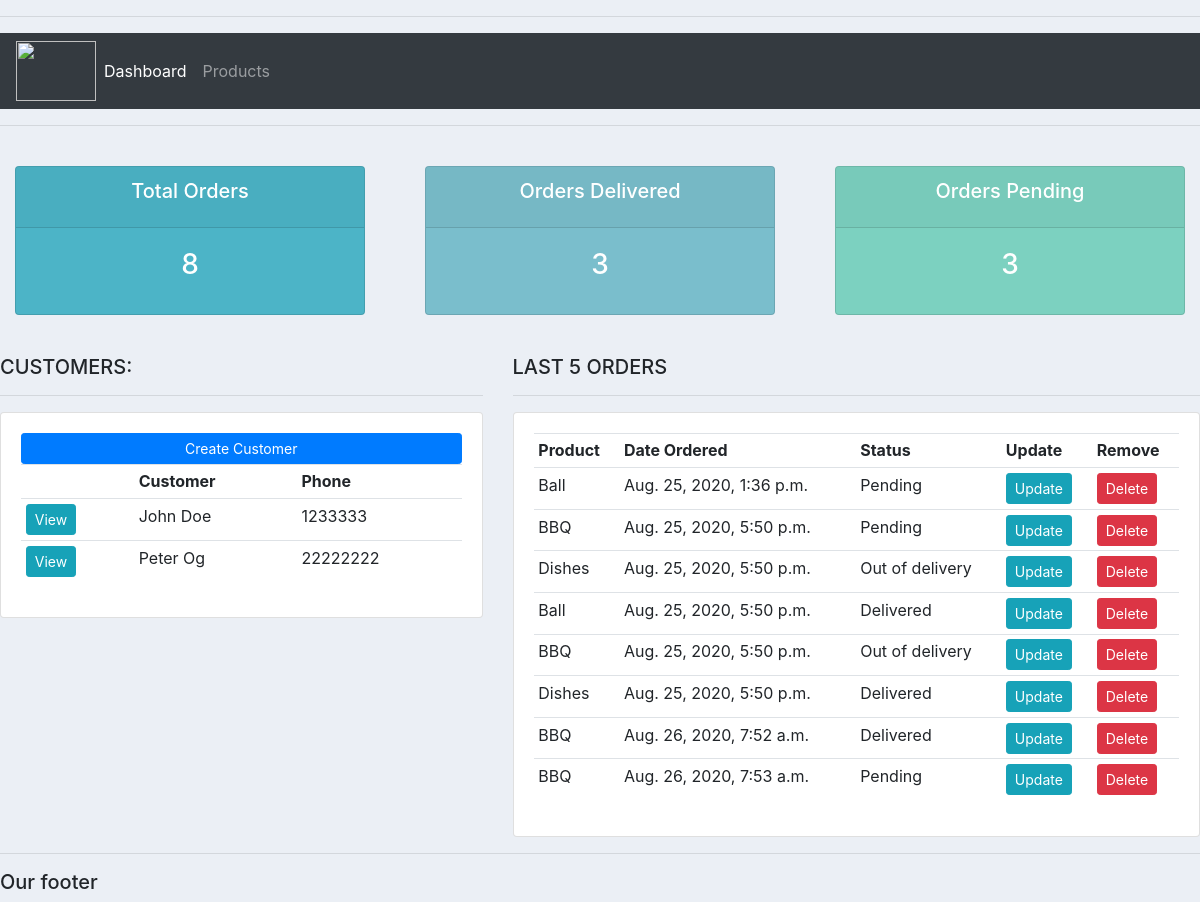
Before: / with the older database file.
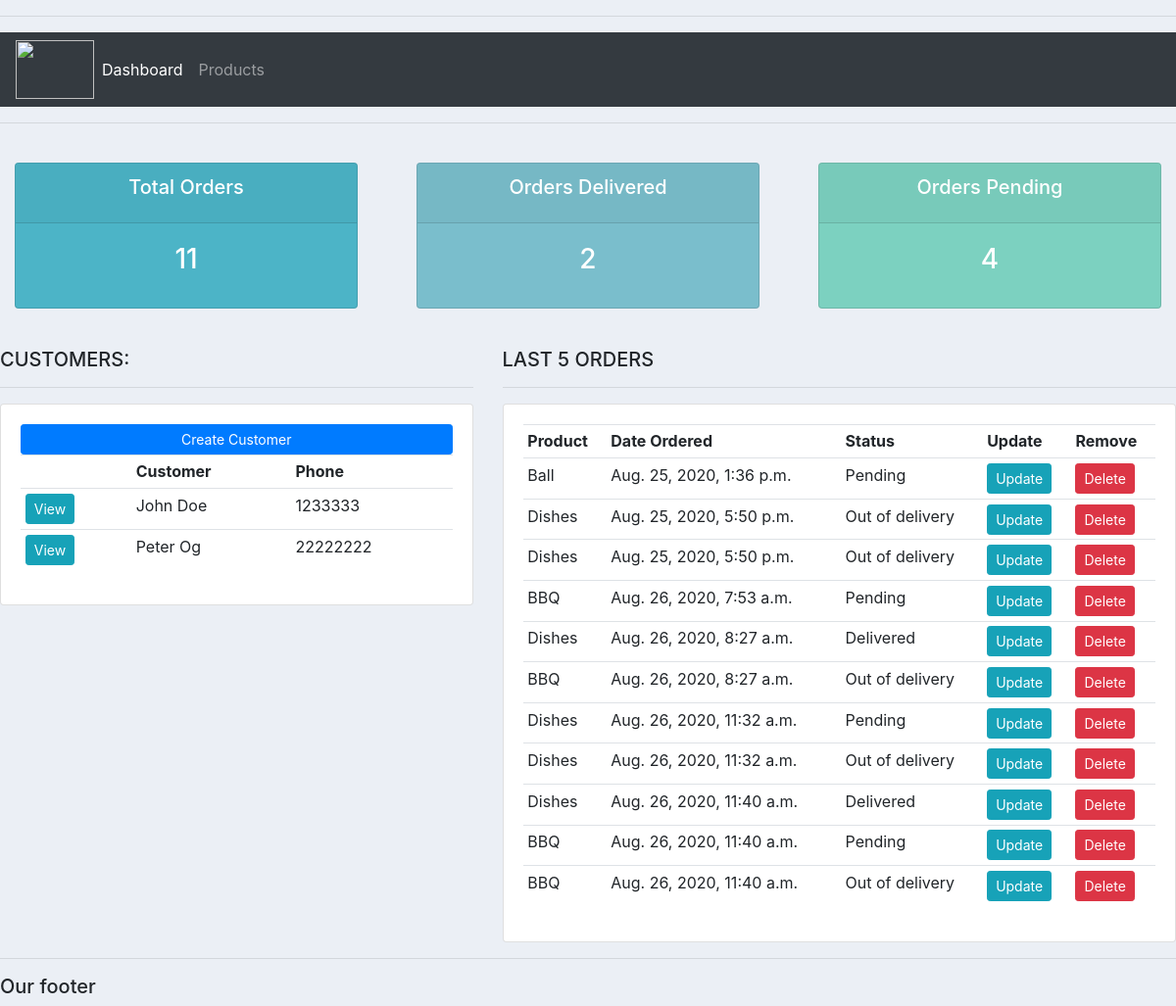
After: the same page with the newer database file.
### accounts/models.py (models this page shows, shortened)
class Customer(models.Model):
    name = models.CharField(max_length = 200, null = True)
    phone = models.CharField(max_length = 200, null = True)
    email = models.CharField(max_length = 200, null = True)
    date_created = models.DateTimeField(auto_now_add = True)

class Order(models.Model):
    STATUS = (
            ('Pending', 'Pending'),
            ('Out of delivery', 'Out of delivery'),
            ('Delivered', 'Delivered')
            )
    customer = models.ForeignKey(Customer, null = True, on_delete = models.SET_NULL) #on_delete is false, which means the
    product = models.ForeignKey(Product, null = True, on_delete = models.SET_NULL)
    status = models.CharField(max_length = 200, null = True, choices = STATUS)
    date_created = models.DateTimeField(auto_now_add = True, null = True)
    note = models.CharField(max_length = 1000, null = True)

class Product(models.Model):
    CATEGORY = (
            ('Indoor', 'Indoor'),
            ('Out Door', 'Out Door'),
            )
    name = models.CharField(max_length = 200, null = True)
    price = models.FloatField(null = True)
    category = models.CharField(max_length = 200, null = True, choices = CATEGORY)
    description = models.CharField(max_length = 200, null = True, blank = True)
    date_created = models.DateTimeField(auto_now_add = True, null = True)
    tags = models.ManyToManyField(Tag)
    def __str__(self):
        return self.name

### accounts/views.py (the view)
# urls.py: path('', views.home, name = 'home'),
def home(request):
    orders = Order.objects.all()  # django shell function (API)???
    customers = Customer.objects.all()
    total_customers = customers.count()
    total_orders = orders.count()
    delivered = orders.filter(status = 'Delivered').count()
    pending = orders.filter(status = 'Pending').count()  # this status is the database columns
    context = {'orders': orders, 'customers': customers, 'total_customers': total_customers, 'total_orders':
        total_orders, 'delivered': delivered, 'pending': pending}
    return render(request, 'accounts/dashboard.html', context)

### templates/accounts/dashboard.html
{% extends 'accounts/main.html' %}
{% block content %}
    {% include 'accounts/status.html' %}
    <br>
    <div class="row">
        <div class="col-md-5">
            <h5>CUSTOMERS:</h5>
            <hr>
            <div class="card card-body">
                <a class="btn btn-primary  btn-sm btn-block" href="">Create Customer</a>
                <table class="table table-sm">
                    <tr>
                        <th></th>
                        <th>Customer</th>
                        <th>Phone</th>
                    </tr>
                    {% for customer in customers %}
                        <tr>
                            <td><a href="{% url 'customer' customer.id %}" class="btn btn-sm btn-info">View</a></td>
                            <td>{{ customer.name }}</td>
                            <td>{{ customer.phone }}</td>
                        </tr>
                    {% endfor %}
                </table>
            </div>
        </div>
        <div class="col-md-7">
            <h5>LAST 5 ORDERS</h5>
            <hr>
            <div class="card card-body">
                <table class="table table-sm">
                    <tr>
                        <th>Product</th>
                        <th>Date Ordered</th>
                        <th>Status</th>
                        <th>Update</th>
                        <th>Remove</th>
                    </tr>
                    {% for order in orders %}
                        <tr>
                        <td>{{ order.product }}</td>
                        <td>{{ order.date_created }}</td>
                        <td>{{ order.status }}</td>
                        <td><a class="btn btn-sm btn-info" href="{% url 'update_order' order.id %}">Update</a></td>
                        <td><a class="btn btn-sm btn-danger" href="{% url 'delete_order' order.id %}">Delete</a></td>
                        </tr>
                    {% endfor %}
                </table>
            </div>
        </div>
    </div>
{% endblock %}

### templates/accounts/main.html (shortened to what this page needs)
{% load static %}
<!DOCTYPE html>
<html lang="en">
<head>
    <link rel="stylesheet" href="https://maxcdn.bootstrapcdn.com/bootstrap/4.0.0/css/bootstrap.min.css"
>
    <link rel="stylesheet" href="{% static '/css/main.css' %}">
</head>
<body>
<hr>
{% include 'accounts/navbar.html' %}
<hr>
{% block content %}{% endblock %}
<hr>
<h5>Our footer</h5>
</body>
</html>

### templates/accounts/navbar.html (shortened to what this page needs)
{% load static %}
<nav class="navbar navbar-expand-lg navbar-dark bg-dark">
    <img src="{% static 'images/logo.png' %}" alt="" height="60" width="80">
    <div class="collapse navbar-collapse" id="navbarNav">
        <ul class="navbar-nav">
            <li class="nav-item active">
                <a class="nav-link" href="{% url 'home' %}">Dashboard</a>
            </li>
            <li class="nav-item">
                <a class="nav-link" href="{% url 'products'%}">Products</a>
            </li>
        </ul>
    </div>
</nav>

### templates/accounts/status.html
<br>
<div class="row">
    <div class="col">
        <div class="col-md">
            <div class="card text-center text-white  mb-3" id="total-orders">
                <div class="card-header">
                    <h5 class="card-title">Total Orders</h5>
                </div>
                <div class="card-body">
                    <h3 class="card-title">{{ total_orders }}</h3>
                </div>
            </div>
        </div>
    </div>
    <div class="col">
        <div class="col-md">
            <div class="card text-center text-white  mb-3" id="orders-delivered">
                <div class="card-header">
                    <h5 class="card-title">Orders Delivered</h5>
                </div>
                <div class="card-body">
                    <h3 class="card-title">{{ delivered }}</h3>
                </div>
            </div>
        </div>
    </div>
    <div class="col">
        <div class="col-md">
            <div class="card text-center text-white  mb-3" id="orders-pending">
                <div class="card-header">
                    <h5 class="card-title">Orders Pending</h5>
                </div>
                <div class="card-body">
                    <h3 class="card-title">{{ pending }}</h3>
                </div>
            </div>
        </div>
    </div>
</div>

### static/css/main.css (style rules this page uses)
body { background-color: #ebeff5; }
#total-orders { background-color: #4cb4c7; }
#orders-delivered { background-color: #7abecc; }
#orders-pending { background-color: #7CD1C0; }

Changed rows visible on the page:
removed Order: product "BBQ", date_created "Aug. 25, 2020, 5:50 p.m.", status "Pending"
removed Order: product "Ball", date_created "Aug. 25, 2020, 5:50 p.m.", status "Delivered"
removed Order: product "BBQ", date_created "Aug. 25, 2020, 5:50 p.m.", status "Out of delivery"
removed Order: product "BBQ", date_created "Aug. 26, 2020, 7:52 a.m.", status "Delivered"
changed Order (number 3 of 11 on the later page): status "Delivered" → "Out of delivery"
added Order: product "Dishes", date_created "Aug. 26, 2020, 8:27 a.m.", status "Delivered"
added Order: product "BBQ", date_created "Aug. 26, 2020, 8:27 a.m.", status "Out of delivery"
added Order: product "Dishes", date_created "Aug. 26, 2020, 11:32 a.m.", status "Pending"
added Order: product "Dishes", date_created "Aug. 26, 2020, 11:32 a.m.", status "Out of delivery"
added Order: product "Dishes", date_created "Aug. 26, 2020, 11:40 a.m.", status "Delivered"
added Order: product "BBQ", date_created "Aug. 26, 2020, 11:40 a.m.", status "Pending"
added Order: product "BBQ", date_created "Aug. 26, 2020, 11:40 a.m.", status "Out of delivery"
Other visible differences:
{{ total_orders }}: "8" → "11"
{{ delivered }}: "3" → "2"
{{ pending }}: "3" → "4"
